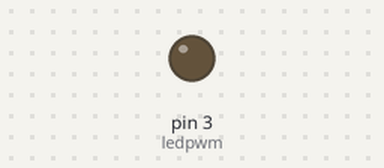
Bench run of a sketch on a simulated Arduino Uno, built with avr-gcc and run on an emulated ATmega328P. Parts: output pins drawn as LEDs (lit = HIGH).

Above: at 0.05 s.
At 6.0 s:
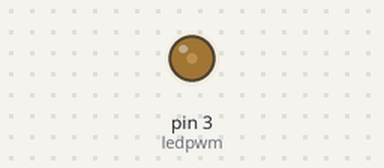
At 9.0 s:
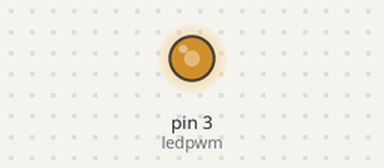
At 12.0 s:
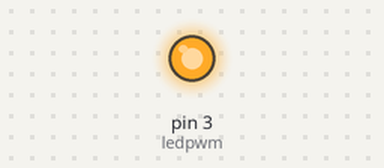
Timing chart, 0 to 15.6 s (numbered marks = the images above):
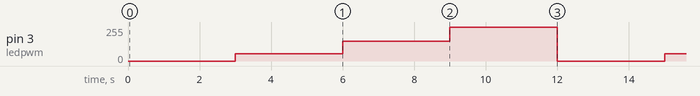

Measured:
- by itself, pin 3 (ledpwm): repeats every 12.0 s: 150/255 3.0 s, 255/255 3.0 s, 0/255 3.0 s, 55/255 3.0 s

The sketch:

pwm.ino
```cpp
int ledpwm = 3;
void setup() {
  // put your setup code here, to run once:
  pinMode(ledpwm, OUTPUT);
}

void loop() {
  // put your main code here, to run repeatedly:
  analogWrite(ledpwm, 0);//0 255
  delay(3000);
  analogWrite(ledpwm, 55);//0 255
  delay(3000);
  analogWrite(ledpwm, 150);//0 255
  delay(3000);
  analogWrite(ledpwm, 255);//0 255
  delay(3000);
}
```
